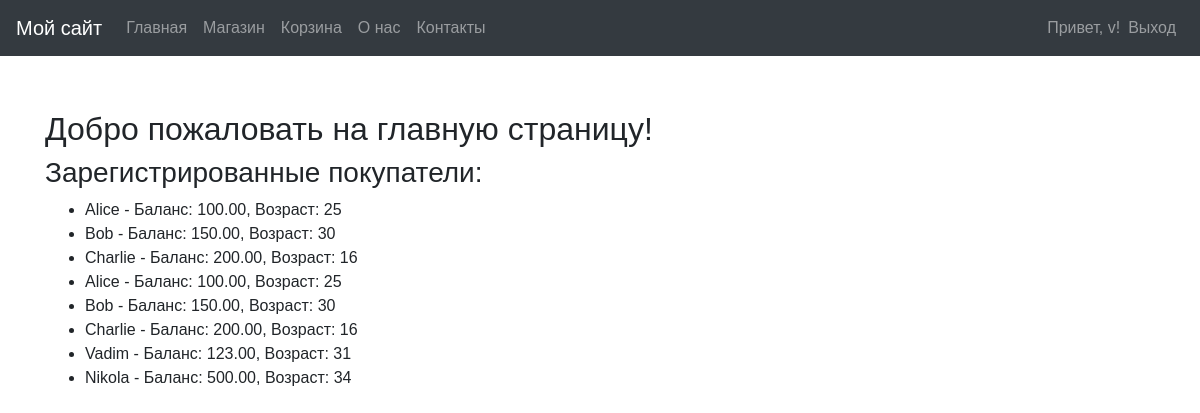
The app's page / (signed in) with its own data.
### task1/models.py (models this page shows, shortened)
class Buyer(models.Model):
    name = models.CharField(max_length=100)
    balance = models.DecimalField(max_digits=10, decimal_places=2, default=0)
    age = models.IntegerField()
    registration_date = models.DateTimeField(default=timezone.now)

### task1/views.py (the view)
# urls.py: 2. Add a URL to urlpatterns:  path('', views.home, name='home')
def home(request):
    buyers = Buyer.objects.all()
    return render(request, 'home.html', {'buyers': buyers})

### templates/home.html (shortened to what this page needs)
{% extends "base.html" %}
{% block content %}
    <h2>Добро пожаловать на главную страницу!</h2>
    <h3>Зарегистрированные покупатели:</h3>
    <ul>
        {% for buyer in buyers %}
            <li>
                {{ buyer.name }} - Баланс: {{ buyer.balance }}, Возраст: {{ buyer.age }}
            </li>
        {% endfor %}
    </ul>
{% endblock %}

### templates/base.html (shortened to what this page needs)
<!DOCTYPE html>
<html lang="ru">
<head>
    <link rel="stylesheet" href="https://stackpath.bootstrapcdn.com/bootstrap/4.5.2/css/bootstrap.min.css">
</head>
<body>
    <nav class="navbar navbar-expand-lg navbar-dark bg-dark">
        <a class="navbar-brand" href="{% url 'home' %}">Мой сайт</a>
        <div class="collapse navbar-collapse" id="navbarNav">
            <ul class="navbar-nav mr-auto">
                <li class="nav-item">
                    <a class="nav-link" href="{% url 'home' %}">Главная</a>
                </li>
                <li class="nav-item">
                    <a class="nav-link" href="{% url 'shop' %}">Магазин</a>
                </li>
                <li class="nav-item">
                    <a class="nav-link" href="{% url 'cart' %}">Корзина</a>
                </li>
                <li class="nav-item">
                    <a class="nav-link" href="{% url 'about' %}">О нас</a>
                </li>
                <li class="nav-item">
                    <a class="nav-link" href="{% url 'contact' %}">Контакты</a>
                </li>
            </ul>
            <ul class="navbar-nav">
                {% if user.is_authenticated %}
                    <li class="nav-item">
                        <span class="navbar-text">Привет, {{ user.username }}!</span>
                    </li>
                    <li class="nav-item">
                        <a class="nav-link" href="{% url 'logout' %}">Выход</a>
                    </li>
                {% endif %}
            </ul>
        </div>
    </nav>
    <div class="messages">
    </div>
    <div class="content container mt-4">
        {% block content %}
        {% endblock %}
    </div>
</body>
</html>

### templates/base.html (style rules this page uses)
body { font-family: Arial, sans-serif; margin: 0; padding: 0; }
.messages { margin: 10px 0; padding: 10px; text-align: center; }

### records on screen
Buyer: name "Alice", balance "100.00", age "25"
Buyer: name "Bob", balance "150.00", age "30"
Buyer: name "Charlie", balance "200.00", age "16"
Buyer: name "Alice", balance "100.00", age "25"
Buyer: name "Bob", balance "150.00", age "30"
Buyer: name "Charlie", balance "200.00", age "16"
Buyer: name "Vadim", balance "123.00", age "31"
Buyer: name "Nikola", balance "500.00", age "34"

### other values on screen
{{ user.username }} "v"
